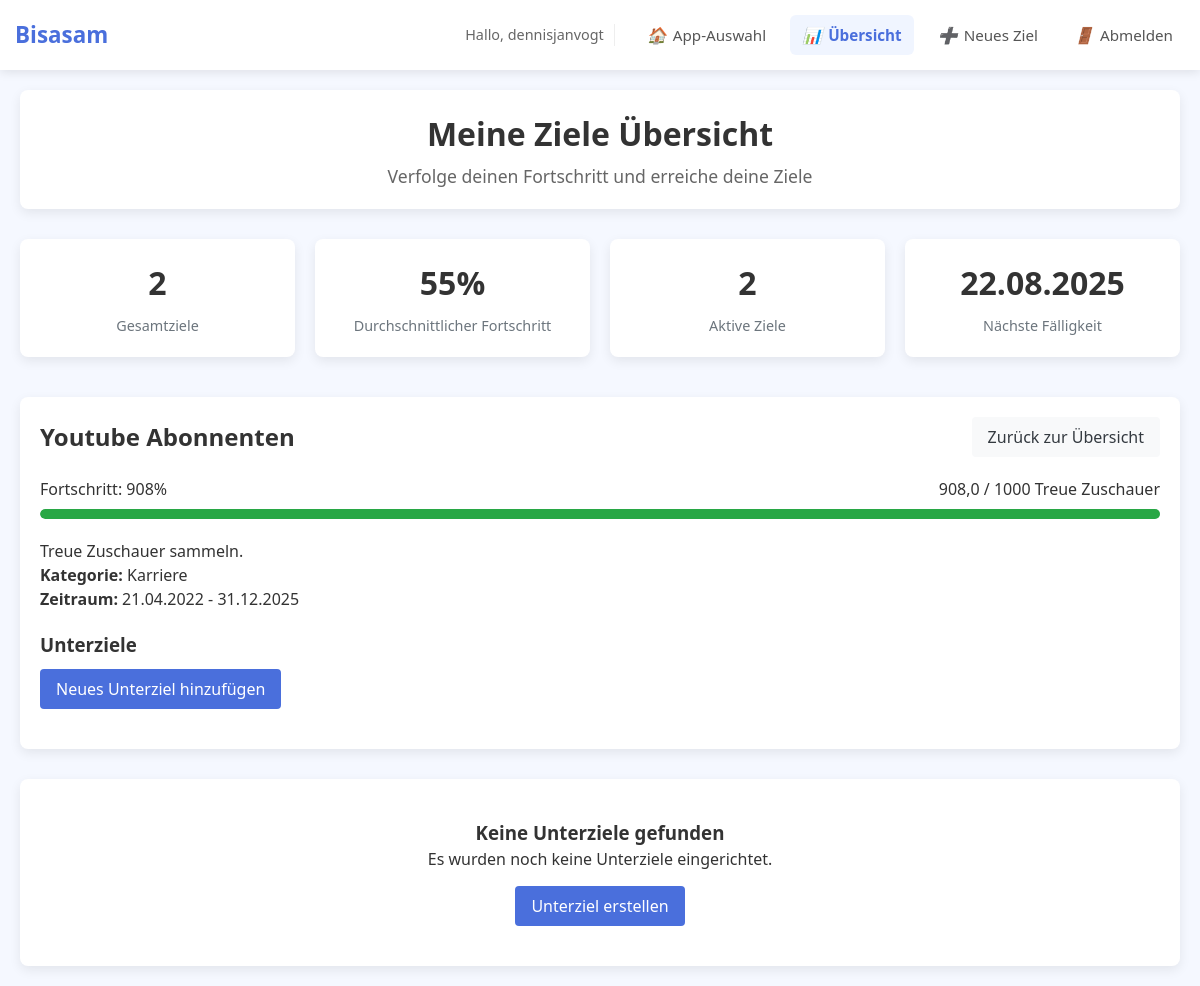
The app's page /tracking/?parent_id=2 (signed in) with its own data.
### tracking/models.py (models this page shows, shortened)
class Goal(models.Model):
    KATEGORIEN = [
        ('Gesundheit', 'Gesundheit'),
        ('Finanzen', 'Finanzen'),
        ('Karriere', 'Karriere'),
        ('Lernen', 'Lernen'),
        ('Sonstiges', 'Sonstiges')
    ]
    user = models.ForeignKey(User, on_delete=models.CASCADE, related_name='goals')
    parent = models.ForeignKey('self', on_delete=models.CASCADE, null=True, blank=True, related_name='subtasks')
    definition = models.CharField(max_length=50)
    description = models.CharField(max_length=150)
    ziel_wert = models.IntegerField()
    fortschritt = models.FloatField()
    einheit = models.CharField(max_length=20)
    start = models.DateField()
    end = models.DateField()
    kategorie = models.CharField(choices=KATEGORIEN)
    is_parent_goal = models.BooleanField(default=False)
    auto_calculate = models.BooleanField(default=False, help_text="Fortschritt automatisch aus Unterzielen berechnen")

### tracking/views.py (the view, shortened to what this page needs)
# urls.py: path('', views.goals_view, name='goals'),
@login_required
def goals_view(request):
    today = timezone.now().date()
    parent_goals = Goal.objects.filter(user=request.user, parent__isnull=True)
    selected_goal_id = request.GET.get('parent_id')
    selected_goal = None
    subtasks = None
    if selected_goal_id:
        try:
            selected_goal = Goal.objects.get(id=selected_goal_id, user=request.user)
            subtasks = Goal.objects.filter(parent=selected_goal)
        except Goal.DoesNotExist:
            pass
    parent_goals_with_progress = parent_goals.annotate(
        progress_percent=ExpressionWrapper(
            (F('fortschritt') * 100.0) / F('ziel_wert'),
            output_field=FloatField()
        )
    )
    avg_progress = parent_goals_with_progress.aggregate(avg=Avg('progress_percent'))['avg'] or 0
    active_goals = parent_goals.filter(end__gte=today).count()
    nearest_deadline_goal = parent_goals.filter(end__gte=today).order_by('end').first()
    nearest_deadline = nearest_deadline_goal.end if nearest_deadline_goal else None
    context = {
        'goals': parent_goals_with_progress,
        'avg_progress': avg_progress,
        'active_goals': active_goals,
        'nearest_deadline': nearest_deadline,
        'today': today,
        'selected_goal': selected_goal,
        'subtasks': subtasks,
    }
    return render(request, 'tracking/home.html', context)

### tracking/templates/tracking/home.html (shortened to what this page needs)
{% extends 'tracking/base.html' %}
{% load static %}
{% block content %}
<div class="header">
    <h1>Meine Ziele Übersicht</h1>
    <p>Verfolge deinen Fortschritt und erreiche deine Ziele</p>
</div>
<div class="statistic-cards">
    <div class="stat-card">
        <div class="stat-value" id="total-goals">{{ goals|length }}</div>
        <div class="stat-label">Gesamtziele</div>
    </div>
    <div class="stat-card">
        <div class="stat-value" id="completed-goals">{{ avg_progress|floatformat:0 }}%</div>
        <div class="stat-label">Durchschnittlicher Fortschritt</div>
    </div>
    <div class="stat-card">
        <div class="stat-value" id="active-goals">{{ active_goals }}</div>
        <div class="stat-label">Aktive Ziele</div>
    </div>
    <div class="stat-card">
        <div class="stat-value" id="nearest-deadline">
            {% if nearest_deadline %}
                {{ nearest_deadline|date:"d.m.Y" }}
            {% else %}
                -
            {% endif %}
        </div>
        <div class="stat-label">Nächste Fälligkeit</div>
    </div>
</div>
{% if selected_goal %}
<div class="selected-goal-info" style="margin-bottom: 30px; background: white; border-radius: 8px; padding: 20px; box-shadow: 0 4px 12px rgba(0, 0, 0, 0.08);">
    <div style="display: flex; justify-content: space-between; align-items: center; margin-bottom: 20px;">
        <h2>{{ selected_goal.definition }}</h2>
        <a href="{% url 'goals' %}" class="btn btn-light">Zurück zur Übersicht</a>
    </div>
    <div class="progress-container" style="margin-bottom: 20px;">
        <div class="progress-stats">
            {% with progress_percent=selected_goal.fortschritt|floatformat:0|default:"0" %}
            <span class="progress-text">Fortschritt: {{ progress_percent }}%</span>
            <span>{{ selected_goal.fortschritt }} / {{ selected_goal.ziel_wert }} {{ selected_goal.einheit }}</span>
            {% endwith %}
        </div>
        <div class="progress-bar">
            <div class="progress-fill" style="width: {{ selected_goal.fortschritt|floatformat:0 }}%;"></div>
        </div>
    </div>
    <div style="margin-bottom: 20px;">
        <p>{{ selected_goal.description }}</p>
        <p><strong>Kategorie:</strong> {{ selected_goal.kategorie }}</p>
        <p><strong>Zeitraum:</strong> {{ selected_goal.start|date:"d.m.Y" }} - {{ selected_goal.end|date:"d.m.Y" }}</p>
    </div>
    <div style="margin-bottom: 20px;">
        <h3>Unterziele</h3>
        <a href="{% url 'add_goal' %}?parent_id={{ selected_goal.id }}" class="btn btn-primary" style="margin-top: 10px;">
            Neues Unterziel hinzufügen
        </a>
    </div>
</div>
<div class="goals-container" id="goals-container">
    {% for goal in subtasks %}
    <div class="goal-card {{ goal.kategorie }}" data-category="{{ goal.kategorie }}">
        <div class="goal-header">
            <h3 class="goal-title">{{ goal.definition }}</h3>
            <span class="category-badge {{ goal.kategorie }}">{{ goal.kategorie }}</span>
        </div>
        <p class="goal-desc">{{ goal.description }}</p>
        <div class="progress-container">
            <div class="progress-stats">
                {% with progress_percent=goal.progress_percent|floatformat:0 %}
                <span class="progress-text">Fortschritt: {{ progress_percent }}%</span>
                <span>{{ goal.fortschritt }} / {{ goal.ziel_wert }} {{ goal.einheit }}</span>
                {% endwith %}
            </div>
            <div class="progress-bar">
                <div class="progress-fill" style="width: {{ goal.progress_percent|floatformat:0 }}%"></div>
            </div>
        </div>
        <div class="timeframe">
            <span>Start: {{ goal.start|date:"d.m.Y" }}</span>
            <span>
                {% with days_remaining=goal.end|timeuntil:today %}
                {% if goal.end < today %}
                    <span style="color: var(--danger);">Abgelaufen</span>
                {% elif goal.end == today %}
                    <span style="color: var(--warning);">Heute fällig</span>
                {% else %}
                    {{ days_remaining }} verbleibend
                {% endif %}
                {% endwith %}
            </span>
        </div>
        {% if not goal.auto_calculate %}
        <form method="post" action="{% url 'update_progress' goal.id %}" class="update-progress-form" style="margin-top: 15px; padding-top: 15px; border-top: 1px solid #e9ecef;">
            {% csrf_token %}
            <div style="display: flex; gap: 10px; align-items: center;">
                <input type="number" name="fortschritt" step="0.01" min="0" max="{{ goal.ziel_wert }}" value="{{ goal.fortschritt }}" placeholder="Neuer Fortschritt"
                       style="flex: 1; padding: 8px; border: 1px solid #ddd; border-radius: 4px;">
                <button type="submit" style="background-color: var(--primary); color: white; border: none; border-radius: 4px; padding: 8px 12px; cursor: pointer;">
                    Aktualisieren
                </button>
            </div>
        </form>
        {% else %}
        <div style="margin-top: 15px; padding-top: 15px; border-top: 1px solid #e9ecef; color: #6c757d; font-style: italic;">
            Fortschritt wird automatisch berechnet
        </div>
        {% endif %}
        <div style="display: flex; justify-content: space-between; margin-top: 15px;">
            <a href="{% url 'update_goal' goal.id %}" class="btn btn-light">
                Bearbeiten
            </a>
            <a href="{% url 'delete_goal' goal.id %}" class="btn btn-danger">
                Löschen
            </a>
        </div>
    </div>
    {% empty %}
    <div class="no-goals">
        <h3>Keine Unterziele gefunden</h3>
        <p>Es wurden noch keine Unterziele eingerichtet.</p>
        <a href="{% url 'add_goal' %}?parent_id={{ selected_goal.id }}" class="btn btn-primary" style="margin-top: 15px;">Unterziel erstellen</a>
    </div>
    {% endfor %}
</div>
{% endif %}
{% endblock %}

### home/templates/home/base_navbar.html (shortened to what this page needs)
<nav class="main-nav">
    <div class="nav-container">
        <div class="nav-brand">
            <a href="{% url 'landing_page' %}">Bisasam</a>
        </div>
        <div class="nav-links">
            {% if user.is_authenticated %}
                <div class="user-greeting">
                    <span>Hallo, {{ user.username }}</span>
                </div>
                <div class="nav-actions">
                    <a href="{% url 'landing_page' %}" class="nav-link">
                        <i class="nav-icon">🏠</i>App-Auswahl
                    </a>
                    {% block app_specific_nav %}{% endblock %}
                    <form action="{% url 'logout' %}" method="post" class="logout-form">
                        <button type="submit" class="logout-btn">
                            <i class="nav-icon">🚪</i>Abmelden
                        </button>
                    </form>
                </div>
            {% endif %}
        </div>
    </div>
</nav>

### tracking/templates/tracking/base.html (style rules this page uses)
:root { --primary: #4a6fdc; --success: #28a745; --warning: #ffc107; --danger: #dc3545; --light: #f8f9fa; --dark: #343a40; --health: #42b883; --finance: #f1c40f; --career: #9b59b6; --learning: #e74c3c; --other: #7f8c8d; }
* { margin: 0; padding: 0; box-sizing: border-box; font-family: 'Segoe UI', Tahoma, Geneva, Verdana, sans-serif; }
body { background-color: #f5f8ff; color: #333; padding: 0; margin: 0; font-size: 16px; line-height: 1.5; }
.header { text-align: center; margin-bottom: 30px; padding: 20px 15px; background-color: white; border-radius: 8px; box-shadow: 0 4px 12px rgba(0, 0, 0, 0.08); position: relative; }
.header h1 { font-size: 1.6rem; margin-bottom: 5px; }
.header p { color: #666; font-size: 0.95rem; }
@media (min-width: 768px) { .header h1 { font-size: 2rem; } }
@media (min-width: 768px) { .header p { font-size: 1.1rem; } }

### tracking/templates/tracking/home.html (style rules this page uses)
.goals-container { display: grid; grid-template-columns: repeat(auto-fill, minmax(360px, 1fr)); gap: 24px; }
.progress-container { margin-bottom: 16px; }
.progress-stats { display: flex; justify-content: space-between; margin-bottom: 8px; }
.progress-bar { height: 10px; background-color: #e9ecef; border-radius: 5px; overflow: hidden; }
.progress-fill { height: 100%; border-radius: 5px; transition: width 0.5s ease; background-color: var(--success); }
.no-goals { text-align: center; grid-column: 1 / -1; padding: 40px; background: white; border-radius: 8px; box-shadow: 0 4px 12px rgba(0, 0, 0, 0.08); }
.statistic-cards { display: grid; grid-template-columns: repeat(auto-fit, minmax(240px, 1fr)); gap: 20px; margin-bottom: 40px; }
.stat-card { background: white; border-radius: 8px; padding: 20px; box-shadow: 0 4px 12px rgba(0, 0, 0, 0.08); text-align: center; }
.stat-value { font-size: 2rem; font-weight: 700; margin-bottom: 8px; }
.stat-label { color: #6c757d; font-size: 0.9rem; }
.btn { display: inline-block; text-decoration: none; padding: 8px 16px; border-radius: 4px; font-weight: 500; transition: all 0.3s ease; }
.btn-primary { background-color: var(--primary); color: white; }
.btn-light { background-color: var(--light); color: var(--dark); }

### home/templates/home/base_navbar.html (style rules this page uses)
.main-nav { background-color: #fff; box-shadow: 0 2px 10px rgba(0,0,0,0.1); padding: 15px 0; position: sticky; top: 0; z-index: 1000; }
.nav-container { max-width: 1200px; margin: 0 auto; display: flex; flex-wrap: wrap; justify-content: space-between; align-items: center; padding: 0 15px; }
.nav-brand { font-size: 1.4rem; font-weight: bold; }
.nav-brand a { text-decoration: none; color: var(--primary); transition: color 0.3s ease; }
.nav-links { display: flex; flex-wrap: wrap; align-items: center; gap: 20px; }
.user-greeting { color: #666; font-size: 0.9rem; padding-right: 10px; border-right: 1px solid #eee; }
.nav-actions { display: flex; gap: 12px; align-items: center; }
.nav-link { text-decoration: none; color: #555; font-weight: 500; font-size: 0.95rem; padding: 8px 12px; border-radius: 6px; transition: all 0.2s ease; display: flex; align-items: center; gap: 6px; }
.nav-icon { font-size: 1rem; }
.logout-form { margin: 0; }
.logout-btn { background-color: transparent; border: none; color: #555; font-weight: 500; font-size: 0.95rem; padding: 8px 12px; border-radius: 6px; cursor: pointer; transition: all 0.2s ease; display: flex; align-items: center; gap: 6px; }

### records on screen
Goal: end "22.08.2025"
Goal: definition "Youtube Abonnenten", fortschritt "908,0", ziel_wert "1000", einheit "Treue Zuschauer", description "Treue Zuschauer sammeln.", kategorie "Karriere", start "21.04.2022", end "31.12.2025"

### other values on screen
{{ user.username }} "dennisjanvogt"
{{ goals|length }} "2"
{{ avg_progress|floatformat:0 }} "55"
{{ active_goals }} "2"
{{ progress_percent }} "908"
